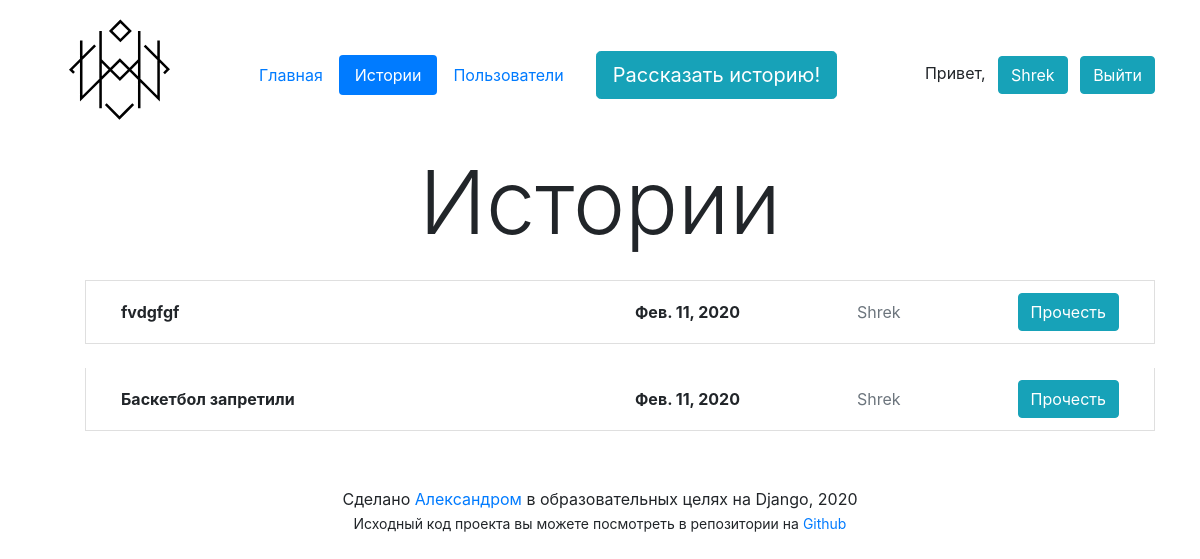
Page /stories/ (signed in) on the earlier database version.
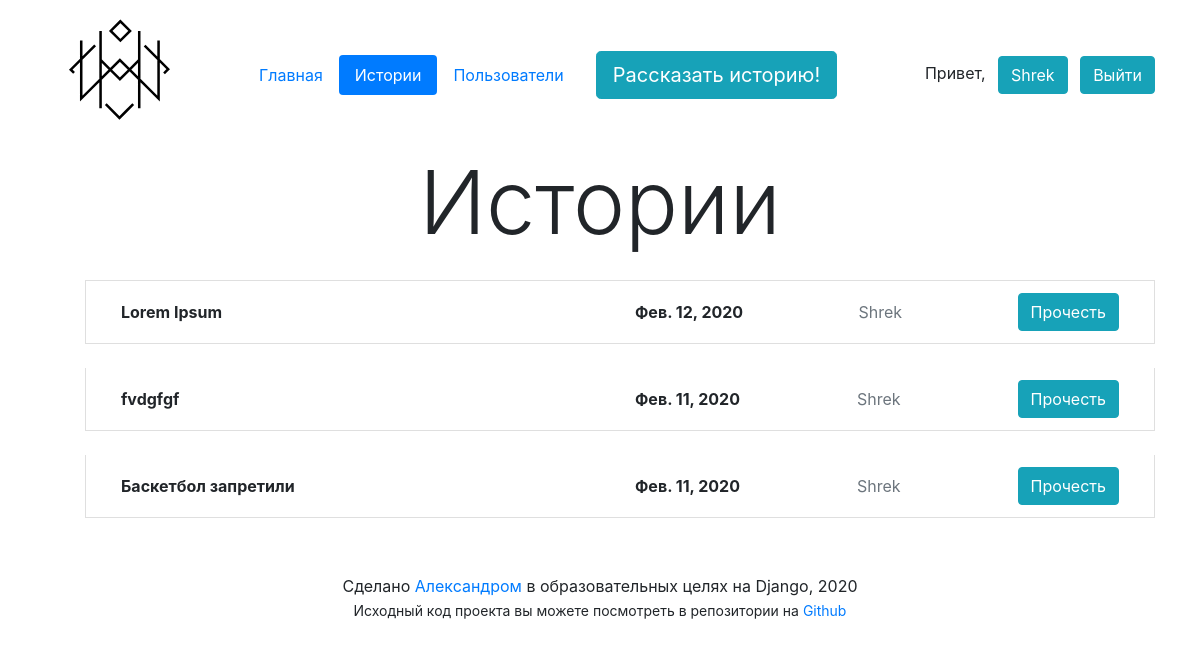
Same page on the later database version.
### app/models.py (models this page shows, shortened)
class Story(models.Model):
    author = models.ForeignKey(User, verbose_name='Автор', on_delete=models.CASCADE)
    title = models.CharField('Заголовок', max_length=100)
    as_md = models.BooleanField('Использовать Markdown', default=False)
    text = models.TextField('Текст', default='')
    html_text = models.TextField('Обработанный текст', editable=False, default='')
    creation_date = models.DateTimeField('Дата создания', auto_now_add=True)
    edit_date = models.DateTimeField('Дата редактирования', auto_now=True)
    publication_date = models.DateTimeField('Дата публикации', default=timezone.now())
    published = models.BooleanField('Опубликована', default=True)
    slug = models.SlugField('slug', default='', editable=False)
    class Meta:
        verbose_name = 'История'
        verbose_name_plural = 'Истории'
        ordering = ['-publication_date']

### app/views.py (the view)
# urls.py: path('stories/', StoriesListView.as_view(), name='stories'),
class StoriesListView(LoginRequiredMixin, ListView):
    login_url = 'sign_in'
    model = Story
    template_name = 'stories.html'
    context_object_name = 'stories_list'
    def get_queryset(self):
        return Story.objects.filter(published=True)

### app/templatetags/app_tags.py (called while the page is built)
@register.inclusion_tag('layout/base_tag.html', takes_context=True)
def nav(context, template='nav.html', page=None):
    return {'context': context, 'template': template, 'page': page}

### templates/stories.html (shortened to what this page needs)
{% extends 'layout/base.html' %}
{% load app_tags %}
{% block nav %}
    {% nav page='stories' %}
{% endblock %}
{% block h1 %}
    Истории
{% endblock %}
{% block content %}
    <ul>
        {% for story in stories_list %}
            <li class="list-group-item mt-4">
                <div class="d-flex align-items-center">
                    <b class="col-6">{{ story.title }}</b>
                    <div class="col-6 row no-gutters justify-content-between align-items-center">
                        <b>{{ story.creation_date.date }}</b>
                        <span class="text-muted">{{ story.author }}</span>
                        <a class="btn btn-info" href="{% url 'story' story.pk story.slug %}">Прочесть</a>
                    </div>
                </div>
            </li>
        {% endfor %}
    </ul>
{% endblock %}

Differences in the rows shown:
added Story: title "Lorem Ipsum", creation_date "Фев. 12, 2020", author "Shrek"
